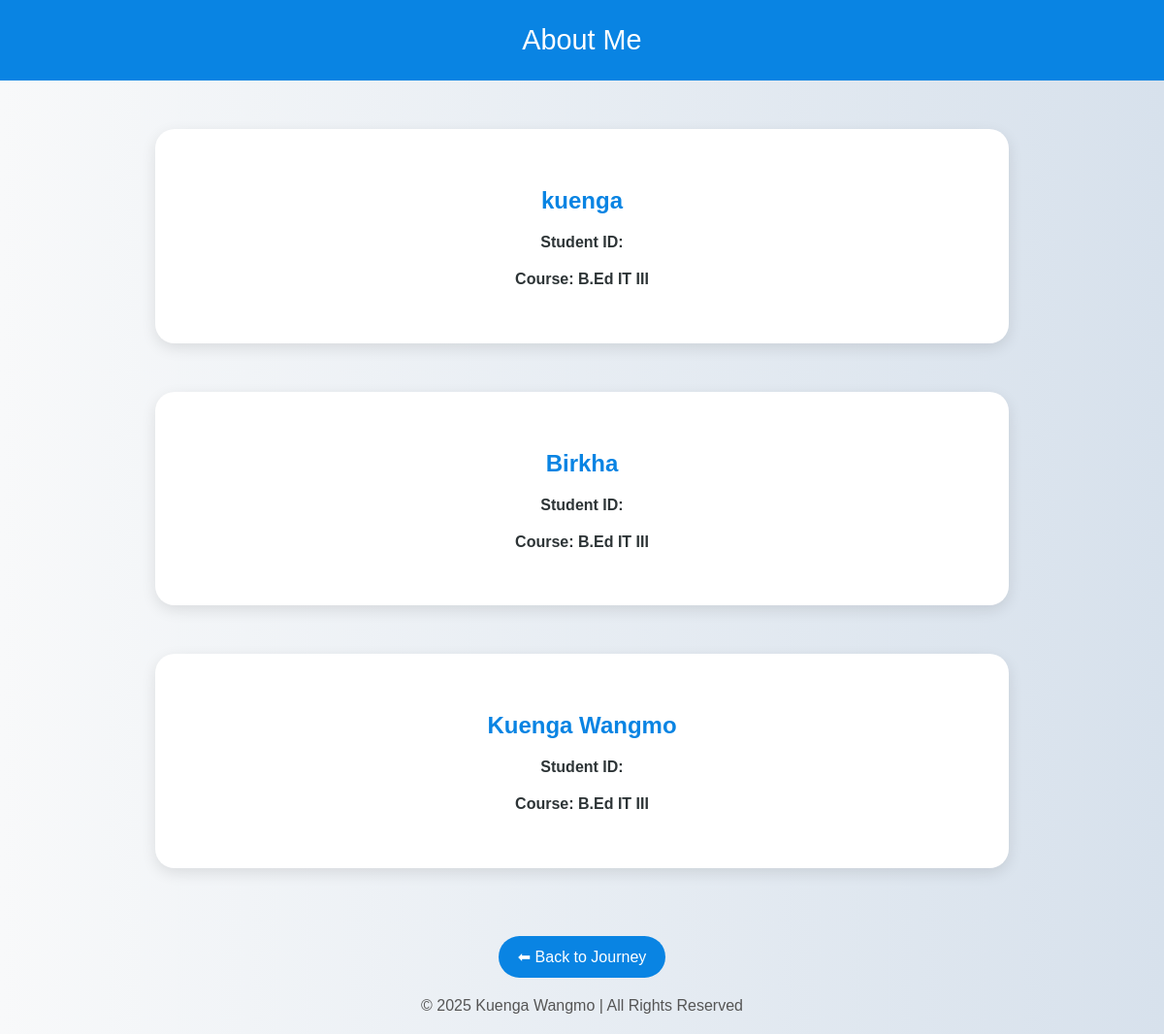
The page /about/ on the database its author committed.
### kwjourney/models.py (models this page shows, shortened)
class AboutMe(models.Model):
    name = models.CharField(max_length=100)
    course = models.CharField(max_length=100)
    semester = models.CharField(max_length=50)
    interests = models.TextField()
    email = models.EmailField()

### kwjourney/views.py (the view)
# urls.py: path('about/', views.aboutMe, name='aboutMe'),
def aboutMe(request):
    abouts = AboutMe.objects.all()
    return render(request, 'aboutMe.html', {'abouts': abouts})

### kwjourney/templates/aboutMe.html (shortened to what this page needs)
{% load static %}
<!DOCTYPE html>
<html lang="en">
<head>
    <link rel="stylesheet" href="{% static 'styles/style.css' %}">
</head>
<body>
    <header> About Me</header>
    {% for about in abouts %}
    <div class="profile">
        <h2>{{ about.name }}</h2>
        <div class="info"> Student ID: {{ about.student_id }}</div>
        <div class="info">Course: {{ about.course }}</div>
    </div>
    {% empty %}
    <p style="text-align:center; margin-top:40px;">No profile details found.</p>
    {% endfor %}
    <div style="text-align:center;">
        <a href="{% url 'index' %}" class="button">⬅ Back to Journey</a>
    </div>
    <footer>
        © 2025 Kuenga Wangmo | All Rights Reserved
    </footer>
</body>
</html>

### kwjourney/static/styles/style.css (style rules this page uses)
body { margin: 0; min-height: 100vh; background: linear-gradient(180deg, #f6f8fb 0%, #ffffff 100%); color: #0b1220; -webkit-font-smoothing: antialiased; -moz-osx-font-smoothing: grayscale; }

### kwjourney/templates/aboutMe.html (style rules this page uses)
body { font-family: 'Poppins', sans-serif; background: linear-gradient(to right, #f8f9fa, #d7e1ec); color: #2d3436; margin: 0; padding: 0; }
header { background-color: #0984e3; color: white; text-align: center; padding: 25px 0; font-size: 1.8em; }
.profile { max-width: 800px; margin: 50px auto; background-color: white; border-radius: 20px; box-shadow: 0 5px 15px rgba(0, 0, 0, 0.1); padding: 40px; text-align: center; }
h2 { color: #0984e3; }
.info { margin-top: 20px; font-weight: bold; color: #2d3436; }
a.button { display: inline-block; margin-top: 20px; text-decoration: none; background-color: #0984e3; color: white; padding: 12px 20px; border-radius: 25px; transition: 0.3s; }
footer { text-align: center; padding: 20px; color: #555; }

### rows shown on the page
AboutMe: name "kuenga", course "B.Ed IT III"
AboutMe: name "Birkha", course "B.Ed IT III"
AboutMe: name "Kuenga Wangmo", course "B.Ed IT III"
